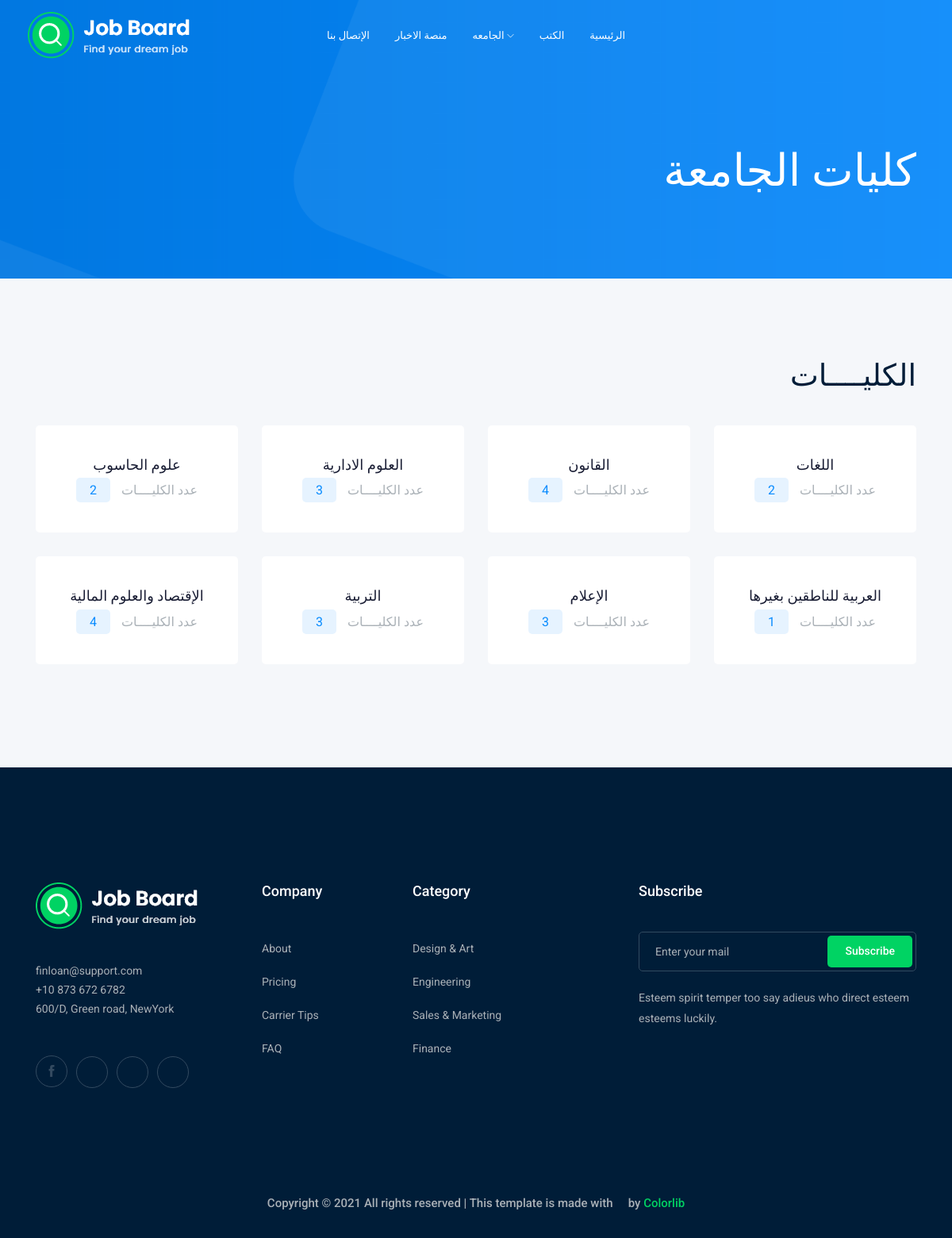
The app's page /college with its own data.
### college/models.py (models this page shows, shortened)
class College(models.Model):
    CLtitle = models.CharField(max_length=200, verbose_name=_('اسم الكلية'))
    CLdescrip = models.TextField(max_length=1000, verbose_name=_('وصف الكلية'))
    CLdepart = models.CharField(max_length=200,
                                choices=SECTION,
                                verbose_name=_("عدد الأقسام"))
    def get_absolute_url(self):
        return reverse('college:college_detail', kwargs={'id': self.id})

### college/views.py (the view)
# urls.py: path('college', views.colleges_list),
def colleges_list(request):
    colleges_list = College.objects.all()
    context = {'colleges_list': colleges_list}
    return render(request, 'college/colleges.html', context)

### college/templates/college/colleges.html (shortened to what this page needs)
{% extends 'index.html' %}
{% load static %}
{% block my_code %}
<div class="right">
    <div class="bradcam_area bradcam_bg_1">
        <div class="container">
            <div class="row">
                <div class="col-xl-4">
                    <div class=" bradcam_text">
                        <h3 class="wow fadeInLeftBig" data-wow-duration="2.5s">كليات الجامعة</h3>
                    </div>
                </div>
            </div>
        </div>
    </div>
</div>
<div class="popular_catagory_area">
    <div class="container">
        <div class="row">
            <div class="col-lg-12">
                <div class="section_title mb-40">
                    <h3 style="text-align: right;">الكليــــات </h3>
                </div>
            </div>
        </div>
        <div class="row">
            {% for col in colleges_list %}
            <a href="{{col.get_absolute_url}}">
                <div class="col-lg-4 col-xl-3 col-md-6">
                    <div class="single_catagory">
                        <h4 style="text-align: center;">{{col.CLtitle}}</h4>
                        <p style="text-align: center;"> عدد الكليــــات <span>{{col.CLdepart}}</span> </p>
                    </div>
            </a>
        </div>
        {% endfor %}
{% endblock my_code %}

### records on screen
College: CLtitle "علوم الحاسوب", CLdepart "2"
College: CLtitle "العلوم الادارية", CLdepart "3"
College: CLtitle "القانون", CLdepart "4"
College: CLtitle "اللغات", CLdepart "2"
College: CLtitle "الإقتصاد والعلوم المالية", CLdepart "4"
College: CLtitle "التربية", CLdepart "3"
College: CLtitle "الإعلام", CLdepart "3"
College: CLtitle "العربية للناطقين بغيرها", CLdepart "1"
